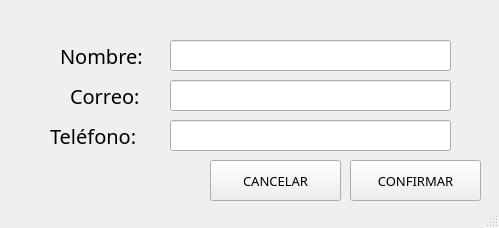
<?xml version="1.0" encoding="UTF-8"?>
<ui version="4.0">
 <class>EditarEstudiante</class>
 <widget class="QMainWindow" name="EditarEstudiante">
  <property name="geometry">
   <rect>
    <x>0</x>
    <y>0</y>
    <width>499</width>
    <height>228</height>
   </rect>
  </property>
  <property name="windowTitle">
   <string>Editar Estudiante</string>
  </property>
  <widget class="QWidget" name="centralwidget">
   <widget class="QLabel" name="label_16">
    <property name="geometry">
     <rect>
      <x>50</x>
      <y>120</y>
      <width>91</width>
      <height>31</height>
     </rect>
    </property>
    <property name="font">
     <font>
      <family>Arial Rounded MT Bold</family>
      <pointsize>15</pointsize>
      <kerning>true</kerning>
     </font>
    </property>
    <property name="text">
     <string>Teléfono:</string>
    </property>
    <property name="textInteractionFlags">
     <set>Qt::LinksAccessibleByMouse</set>
    </property>
   </widget>
   <widget class="QLineEdit" name="nombre">
    <property name="geometry">
     <rect>
      <x>170</x>
      <y>40</y>
      <width>281</width>
      <height>31</height>
     </rect>
    </property>
    <property name="text">
     <string/>
    </property>
   </widget>
   <widget class="QLineEdit" name="correo">
    <property name="geometry">
     <rect>
      <x>170</x>
      <y>80</y>
      <width>281</width>
      <height>31</height>
     </rect>
    </property>
    <property name="text">
     <string/>
    </property>
   </widget>
   <widget class="QLineEdit" name="telefono">
    <property name="geometry">
     <rect>
      <x>170</x>
      <y>120</y>
      <width>281</width>
      <height>31</height>
     </rect>
    </property>
    <property name="text">
     <string/>
    </property>
   </widget>
   <widget class="QPushButton" name="confirmar">
    <property name="geometry">
     <rect>
      <x>350</x>
      <y>160</y>
      <width>131</width>
      <height>41</height>
     </rect>
    </property>
    <property name="font">
     <font>
      <family>Arial Rounded MT Bold</family>
      <pointsize>10</pointsize>
      <weight>50</weight>
      <bold>false</bold>
     </font>
    </property>
    <property name="text">
     <string>CONFIRMAR</string>
    </property>
    <property name="checkable">
     <bool>false</bool>
    </property>
    <property name="autoDefault">
     <bool>false</bool>
    </property>
    <property name="default">
     <bool>false</bool>
    </property>
    <property name="flat">
     <bool>false</bool>
    </property>
   </widget>
   <widget class="QLabel" name="label_14">
    <property name="geometry">
     <rect>
      <x>70</x>
      <y>80</y>
      <width>81</width>
      <height>31</height>
     </rect>
    </property>
    <property name="font">
     <font>
      <family>Arial Rounded MT Bold</family>
      <pointsize>15</pointsize>
      <kerning>true</kerning>
     </font>
    </property>
    <property name="text">
     <string>Correo:</string>
    </property>
    <property name="textInteractionFlags">
     <set>Qt::LinksAccessibleByMouse</set>
    </property>
   </widget>
   <widget class="QLabel" name="label_15">
    <property name="geometry">
     <rect>
      <x>60</x>
      <y>40</y>
      <width>91</width>
      <height>31</height>
     </rect>
    </property>
    <property name="font">
     <font>
      <family>Arial Rounded MT Bold</family>
      <pointsize>15</pointsize>
      <kerning>true</kerning>
     </font>
    </property>
    <property name="text">
     <string>Nombre:</string>
    </property>
    <property name="textInteractionFlags">
     <set>Qt::LinksAccessibleByMouse</set>
    </property>
   </widget>
   <widget class="QPushButton" name="cancelar">
    <property name="geometry">
     <rect>
      <x>210</x>
      <y>160</y>
      <width>131</width>
      <height>41</height>
     </rect>
    </property>
    <property name="font">
     <font>
      <family>Arial Rounded MT Bold</family>
      <pointsize>10</pointsize>
      <weight>50</weight>
      <bold>false</bold>
     </font>
    </property>
    <property name="text">
     <string>CANCELAR</string>
    </property>
    <property name="checkable">
     <bool>false</bool>
    </property>
    <property name="autoDefault">
     <bool>false</bool>
    </property>
    <property name="default">
     <bool>false</bool>
    </property>
    <property name="flat">
     <bool>false</bool>
    </property>
   </widget>
  </widget>
  <widget class="QStatusBar" name="statusbar"/>
 </widget>
 <resources/>
 <connections/>
</ui>
